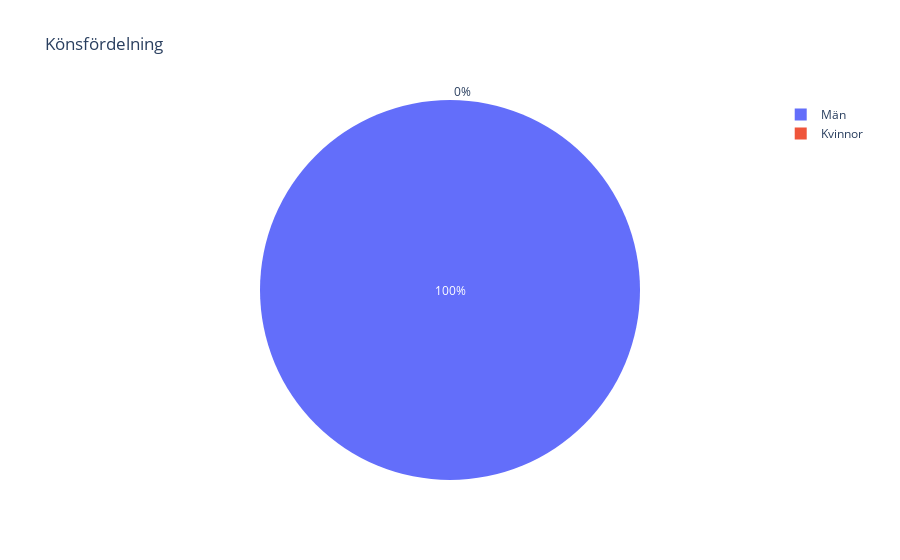

The cell this chart's notebook holds for it:
### Code cell
gender_pie(rugby_data)

### Figure 1 — Plotly figure (JSON) as saved in the notebook; plotly's stock layout.template omitted (floating-point values rounded to 4 significant figures)
{"data": [{"domain": {"x": [0, 1], "y": [0, 1]}, "hovertemplate": "label=%{label}<br>value=%{value}<extra></extra>", "labels": ["Män", "Kvinnor"], "legendgroup": "", "name": "", "showlegend": true, "type": "pie", "values": [162, 0]}], "layout": {"legend": {"tracegroupgap": 0}, "title": {"text": "Könsfördelning"}}}
